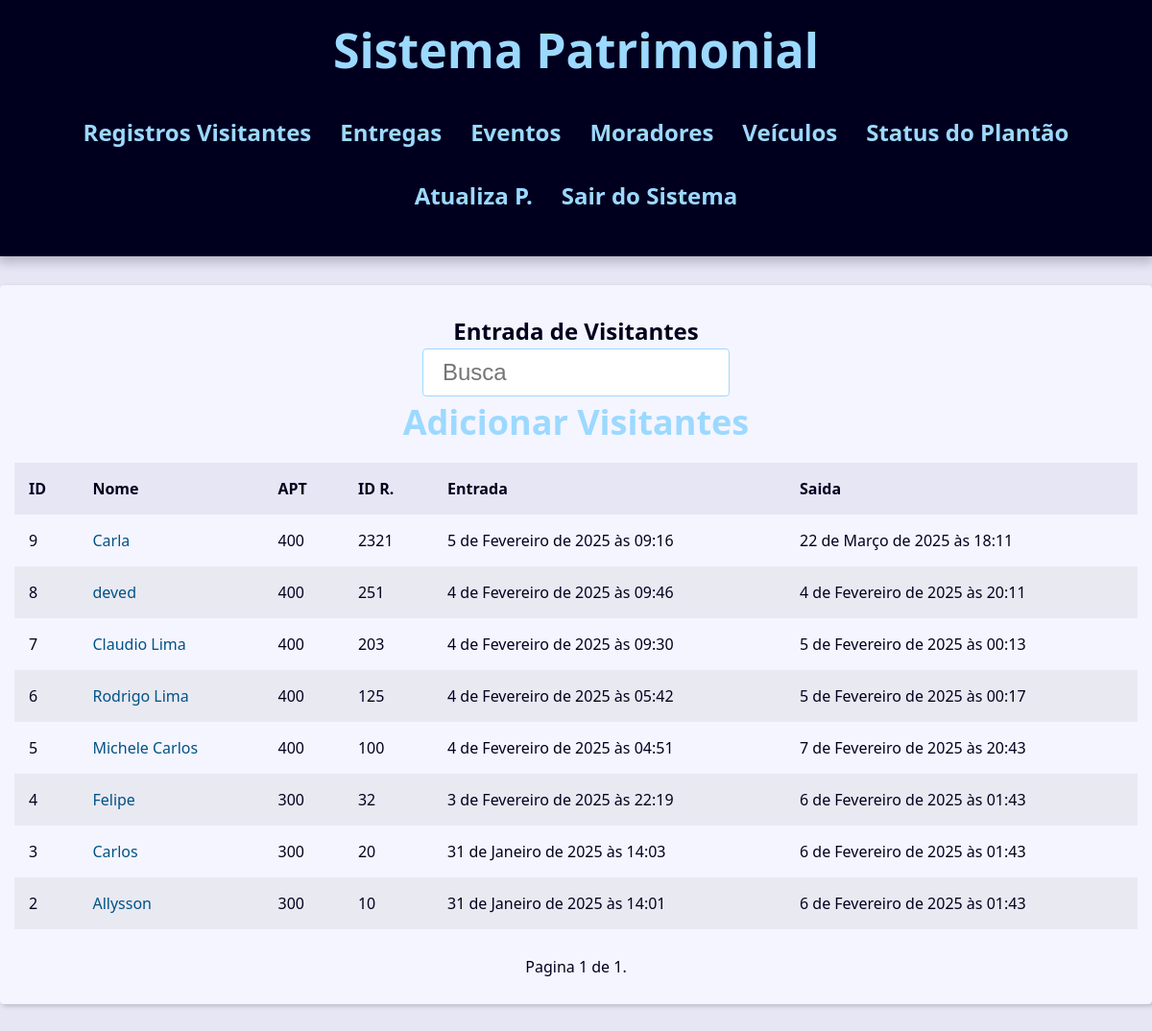
The page /porteiros/ (signed in) on the database its author committed.
### contact/models.py (models this page shows, shortened)
class Visitante(models.Model):
    nome = models.CharField(max_length=254)
    apartamento = models.ForeignKey(Apartamento,
                                    on_delete=models.SET_NULL,
                                    blank=True, null=True
                                     )
    categoria = models.ForeignKey(Categoria,
                                    on_delete=models.SET_NULL,
                                    blank=True, null=True
                                     )
    autorizador = models.ForeignKey(User, on_delete=models.SET_NULL,
                                    blank=True, null=True
                                     )
    data_entrada = models.DateTimeField(default=timezone.now)
    id_registro = models.CharField(max_length=50)
    obs = models.TextField(blank=True)
    saida = models.DateTimeField(null=True, blank=True)

class Apartamento(models.Model):
    numero_apartamento = models.CharField(max_length=50)
    anda = models.CharField(max_length=50)
    def __str__(self) -> str:
        return self.numero_apartamento

### contact/views/contact_views.py (the view)
# urls.py: path('', views.index, name='index' ),
@porteiro_required
def index(request):
    visitantes = Visitante.objects.filter().order_by('-id')
    paginator = Paginator(visitantes, 10)
    page_number = request.GET.get("page")
    page_obj = paginator.get_page(page_number)
    context = {
        'page_obj': page_obj,
        'site_title': 'Entrada de Visitantes -',
    }
    return render(
        request,
        'contact/visitantes/index.html',
        context,
    )

### contact/views/user_forms.py (called while the page is built)
def porteiro_required(view_func):
    @wraps(view_func)
    @login_required
    def _wrapped_view(request, *args, **kwargs):
        if not request.user.groups.filter(name="porteiro").exists():  # Verifica se o usuário está no grupo 'porteiro'
            messages.error(request, 'Acesso negado! Apenas porteiros podem acessar esta área.')
            return redirect('contact:login_views')  # Redireciona para login se não for porteiro
        return view_func(request, *args, **kwargs)
    return _wrapped_view

### contact/templates/contact/visitantes/index.html
{% extends "global/base.html" %}
{% block content %}
    <div class="responsive-table">
        <table class="contacts-table">
            <caption class="table-caption" >
                Entrada de Visitantes
                <div class="search">
                    <form action="{% url 'contact:search' %}"
                    method="GET">
                        <input
                        type="text"
                        class="search-input"
                        placeholder="Busca"
                        id="search"
                        name="q"
                        value="{{ request.GET.q.strip }}"
                        >
                    </form>
                </div>
                <a href="{% url 'contact:create_visitantes' %}" class="header-link">
                    <h2>Adicionar Visitantes</h2>
                </a>
            </caption>
            <thead>
                <tr class="table-row table-row-header">
                    <th class="table-header">ID</th>
                    <th class="table-header">Nome</th>
                    <th class="table-header">APT</th>
                    <th class="table-header">ID R.</th>
                    <th class="table-header">Entrada</th>
                    <th class="table-header">Saida</th>
                </tr>
            </thead>
            <tbody>
                {% for visitante in page_obj %}
                  <tr class="table-row">
                    <td class="table-cel">
                        {{ visitante.id }}
                    </td>
                    <td class="table-cel">
                        <a href=" {% url 'contact:visitanteIndex' visitante.id %} "
                        class="table-link"
                        >
                            {{ visitante.nome }}
                        </a>
                    </td>
                    <td class="table-cel">
                        {{ visitante.apartamento }}
                    </td>
                    <td class="table-cel">
                        {{ visitante.id_registro }}
                    </td>
                    <td class="table-cel">
                        {{ visitante.data_entrada }}
                    </td>
                    <td class="table-cel">
                        {{ visitante.saida }}
                    </td>
                  </tr>
                {% endfor %}
            </tbody>
        </table>
    </div>
{% endblock content %}

### base_static/global/css/style.css (style rules this page uses)
:root { --spacing: 1.5rem; --link-dark-color: rgb(0, 83, 134); --link-light-color: rgb(156, 217, 255); --clr-white: rgb(245, 245, 255); --clr-black: rgb(0, 0, 30); --clr-light-gray: rgb(230, 230, 245); --clr-dark-shadow-5: rgba(0, 0, 10, 5%); --clr-dark-shadow-10: rgba(0, 0, 10, 10%); --clr-dark-shadow-20: rgba(0, 0, 10, 20%); --clr-light-shadow-5: rgba(200, 200, 255, 5%); --clr-light-shadow-10: rgba(200, 200, 255, 10%); --clr-light-shadow-20: rgba(200, 200, 255, 20%); --main-page-width: 120rem; --table-min-width: 60rem; --biggest-font-size: 5rem; --bigger-font-size: 4rem; --big-font-size: 3.2rem; --medium-font-size: 2.4rem; --small-font-size: 1.6rem; --smaller-font-size: 1.4rem; --smallest-font-size: 1.2rem; --transition-fast: 300ms; --transition-medium: 600ms; --transition-slow: 1s; --default-border-radius: 4px; }
*, *::before, *::after { margin: 0; padding: 0; box-sizing: border-box; }
html { font-size: 62.5%; }
body { font-family: system-ui, -apple-system, BlinkMacSystemFont, 'Segoe UI', Roboto, Oxygen, Ubuntu, Cantarell, 'Open Sans', 'Helvetica Neue', sans-serif; line-height: 1.5; font-size: var(--small-font-size); color: var(--clr-black); -webkit-font-smoothing: antialiased; background: var(--clr-light-gray); }
.header-link { color: var(--link-light-color); text-decoration: none; transition: filter var(--transition-fast) ease-in-out; }
.responsive-table { width: 100%; overflow-x: auto; }
.contacts-table { width: 100%; min-width: var(--table-min-width); border-collapse: collapse; }
.table-caption { font-size: var(--medium-font-size); font-weight: bold; padding: var(--spacing); }
.table-row { text-align: left; text-overflow: ellipsis; transition: background-color var(--transition-fast) ease-in-out; }
.table-row:nth-of-type(2n) { background: var(--clr-dark-shadow-5); }
.table-row-header { background: var(--clr-light-gray); color: var(--clr-black); }
.table-cel, .table-header { padding: var(--spacing); }
.table-link { color: var(--link-dark-color); transition: color var(--transition-fast) ease-in-out; text-decoration: none; }
.search { display: flex; justify-content: center; }
.search-input { font-size: var(--medium-font-size); padding: 1rem 2rem; width: 100%; max-width: 32rem; border-radius: var(--default-border-radius); border: 1px solid var(--link-light-color); }
.header-link { animation: colorChange 18s infinite; font-weight: bold; text-decoration: none; }

### rows shown on the page
Visitante: id "9", nome "Carla", apartamento "400", id_registro "2321", data_entrada "5 de Fevereiro de 2025 às 09:16", saida "22 de Março de 2025 às 18:11"
Visitante: id "8", nome "deved", apartamento "400", id_registro "251", data_entrada "4 de Fevereiro de 2025 às 09:46", saida "4 de Fevereiro de 2025 às 20:11"
Visitante: id "7", nome "Claudio Lima", apartamento "400", id_registro "203", data_entrada "4 de Fevereiro de 2025 às 09:30", saida "5 de Fevereiro de 2025 às 00:13"
Visitante: id "6", nome "Rodrigo Lima", apartamento "400", id_registro "125", data_entrada "4 de Fevereiro de 2025 às 05:42", saida "5 de Fevereiro de 2025 às 00:17"
Visitante: id "5", nome "Michele Carlos", apartamento "400", id_registro "100", data_entrada "4 de Fevereiro de 2025 às 04:51", saida "7 de Fevereiro de 2025 às 20:43"
Visitante: id "4", nome "Felipe", apartamento "300", id_registro "32", data_entrada "3 de Fevereiro de 2025 às 22:19", saida "6 de Fevereiro de 2025 às 01:43"
Visitante: id "3", nome "Carlos", apartamento "300", id_registro "20", data_entrada "31 de Janeiro de 2025 às 14:03", saida "6 de Fevereiro de 2025 às 01:43"
Visitante: id "2", nome "Allysson", apartamento "300", id_registro "10", data_entrada "31 de Janeiro de 2025 às 14:01", saida "6 de Fevereiro de 2025 às 01:43"

### other values the page prints
{{ page_obj.number }} "1"
{{ page_obj.paginator.num_pages }} "1"
